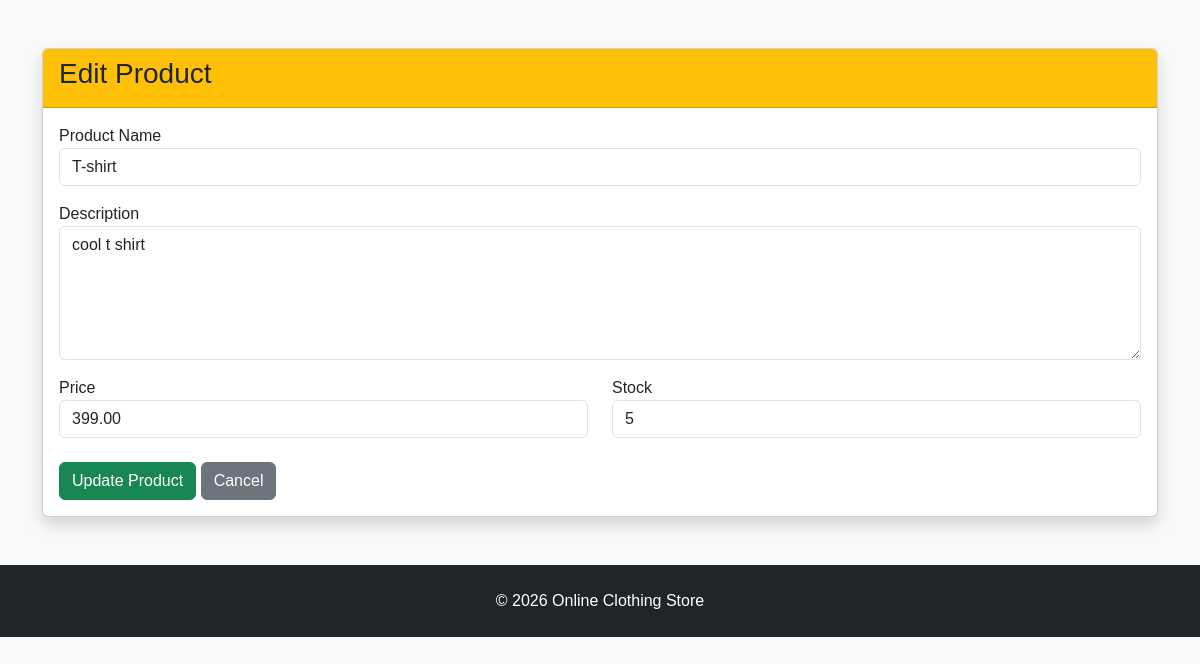
The page /admin/edit_product.php?id=2 (signed in) on the database its author committed.
### tables this page shows
CREATE TABLE `products` (
  `id` int(11) NOT NULL,
  `category_id` int(11) DEFAULT NULL,
  `product_name` varchar(150) NOT NULL,
  `description` text DEFAULT NULL,
  `price` decimal(10,2) DEFAULT NULL,
  `stock` int(11) DEFAULT 0,
  `image` varchar(255) DEFAULT NULL,
  `created_at` timestamp NOT NULL DEFAULT current_timestamp()
);

### admin/edit_product.php (the view, shortened to what this page needs)
<?php
include '../config/database.php';
include '../includes/header.php';
$id = (int)$_GET['id'];
$stmt = mysqli_prepare($conn, "SELECT * FROM products WHERE id=?");
mysqli_stmt_bind_param($stmt, "i", $id);
mysqli_stmt_execute($stmt);
$result = mysqli_stmt_get_result($stmt);
$product = mysqli_fetch_assoc($result);
?>
<div class="container mt-5">
    <div class="card shadow">
        <div class="card-header bg-warning">
            <h3>Edit Product</h3>
        </div>
        <div class="card-body">
            <form action="update_product.php" method="POST">
                <div class="mb-3">
                    <label>Product Name</label>
                    <input
                        type="text"
                        name="product_name"
                        class="form-control"
                        value="<?= htmlspecialchars($product['product_name']) ?>"
                        required>
                </div>
                <div class="mb-3">
                    <label>Description</label>
                    <textarea
                        name="description"
                        class="form-control"
                        rows="5"
                        required><?= htmlspecialchars($product['description']) ?></textarea>
                </div>
                <div class="row">
                    <div class="col-md-6">
                        <label>Price</label>
                        <input
                            type="number"
                            step="0.01"
                            name="price"
                            class="form-control"
                            value="<?= $product['price'] ?>"
                            required>
                    </div>
                    <div class="col-md-6">
                        <label>Stock</label>
                        <input
                            type="number"
                            name="stock"
                            class="form-control"
                            value="<?= $product['stock'] ?>"
                            required>
                    </div>
                </div>
                <div class="mt-4">
                    <button
                        class="btn btn-success">
                        Update Product
                    </button>
                    <a
                        href="manage_products.php"
                        class="btn btn-secondary">
                        Cancel
                    </a>
                </div>
            </form>
        </div>
    </div>
</div>
<?php include '../includes/footer.php'; ?>

### assets/css/style.css (style rules this page uses)
body { font-family: Arial, Helvetica, sans-serif; }

### rows shown on the page
products: product_name "T-shirt", description "cool t shirt", price "399.00", stock "5"
